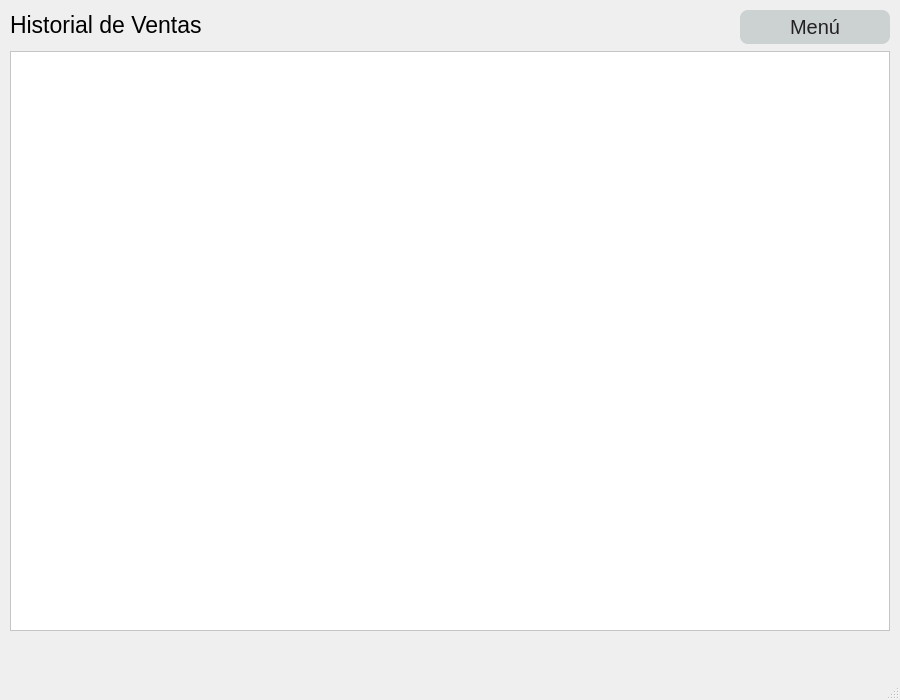
<?xml version="1.0" encoding="UTF-8"?>
<ui version="4.0">
 <class>MainWindow</class>
 <widget class="QMainWindow" name="MainWindow">
  <property name="geometry">
   <rect>
    <x>0</x>
    <y>0</y>
    <width>900</width>
    <height>700</height>
   </rect>
  </property>
  <property name="sizePolicy">
   <sizepolicy hsizetype="Preferred" vsizetype="Preferred">
    <horstretch>0</horstretch>
    <verstretch>0</verstretch>
   </sizepolicy>
  </property>
  <property name="minimumSize">
   <size>
    <width>900</width>
    <height>700</height>
   </size>
  </property>
  <property name="maximumSize">
   <size>
    <width>900</width>
    <height>700</height>
   </size>
  </property>
  <property name="windowTitle">
   <string>Farmasty / Historial</string>
  </property>
  <property name="styleSheet">
   <string notr="true">background:&quot;#222&quot;; color: &quot;#eee&quot;</string>
  </property>
  <widget class="QWidget" name="centralwidget">
   <widget class="QLabel" name="label">
    <property name="geometry">
     <rect>
      <x>10</x>
      <y>10</y>
      <width>700</width>
      <height>30</height>
     </rect>
    </property>
    <property name="minimumSize">
     <size>
      <width>700</width>
      <height>30</height>
     </size>
    </property>
    <property name="maximumSize">
     <size>
      <width>700</width>
      <height>30</height>
     </size>
    </property>
    <property name="font">
     <font>
      <family>Arial</family>
      <pointsize>17</pointsize>
     </font>
    </property>
    <property name="text">
     <string>Historial de Ventas</string>
    </property>
   </widget>
   <widget class="QPushButton" name="menu_btn">
    <property name="geometry">
     <rect>
      <x>740</x>
      <y>10</y>
      <width>150</width>
      <height>34</height>
     </rect>
    </property>
    <property name="minimumSize">
     <size>
      <width>150</width>
      <height>34</height>
     </size>
    </property>
    <property name="maximumSize">
     <size>
      <width>150</width>
      <height>34</height>
     </size>
    </property>
    <property name="font">
     <font>
      <pointsize>15</pointsize>
      <weight>50</weight>
      <bold>false</bold>
     </font>
    </property>
    <property name="cursor">
     <cursorShape>PointingHandCursor</cursorShape>
    </property>
    <property name="styleSheet">
     <string notr="true">background-color:#ccd1d1; color: #222; border-radius: 8px;
padding: 4px</string>
    </property>
    <property name="text">
     <string>Menú</string>
    </property>
   </widget>
   <widget class="QTableWidget" name="historialventas">
    <property name="geometry">
     <rect>
      <x>10</x>
      <y>51</y>
      <width>880</width>
      <height>580</height>
     </rect>
    </property>
    <property name="minimumSize">
     <size>
      <width>880</width>
      <height>580</height>
     </size>
    </property>
    <property name="maximumSize">
     <size>
      <width>880</width>
      <height>580</height>
     </size>
    </property>
    <property name="font">
     <font>
      <family>Arial</family>
      <pointsize>12</pointsize>
      <weight>50</weight>
      <bold>false</bold>
     </font>
    </property>
    <property name="styleSheet">
     <string notr="true">background-color: #fff; color: #222</string>
    </property>
    <attribute name="horizontalHeaderDefaultSectionSize">
     <number>200</number>
    </attribute>
   </widget>
  </widget>
  <widget class="QMenuBar" name="menubar">
   <property name="geometry">
    <rect>
     <x>0</x>
     <y>0</y>
     <width>900</width>
     <height>26</height>
    </rect>
   </property>
  </widget>
  <widget class="QStatusBar" name="statusbar"/>
 </widget>
 <resources/>
 <connections/>
</ui>
